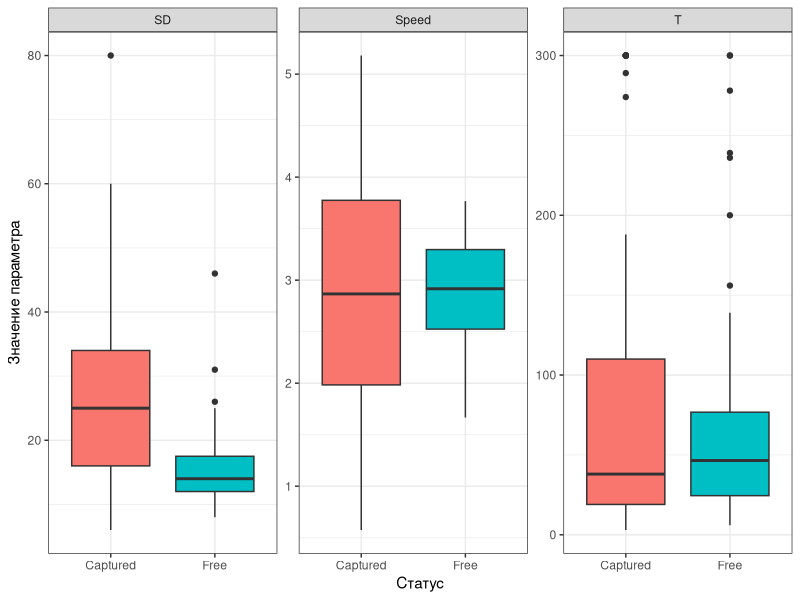
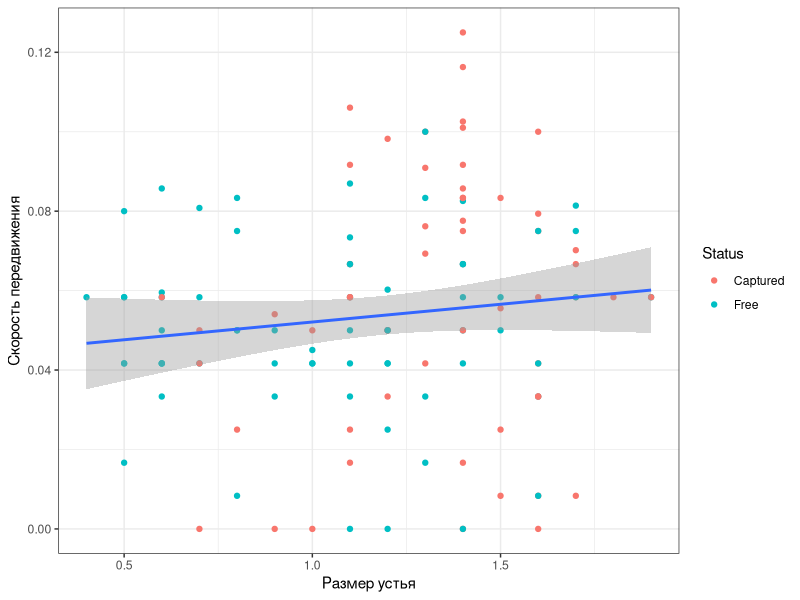
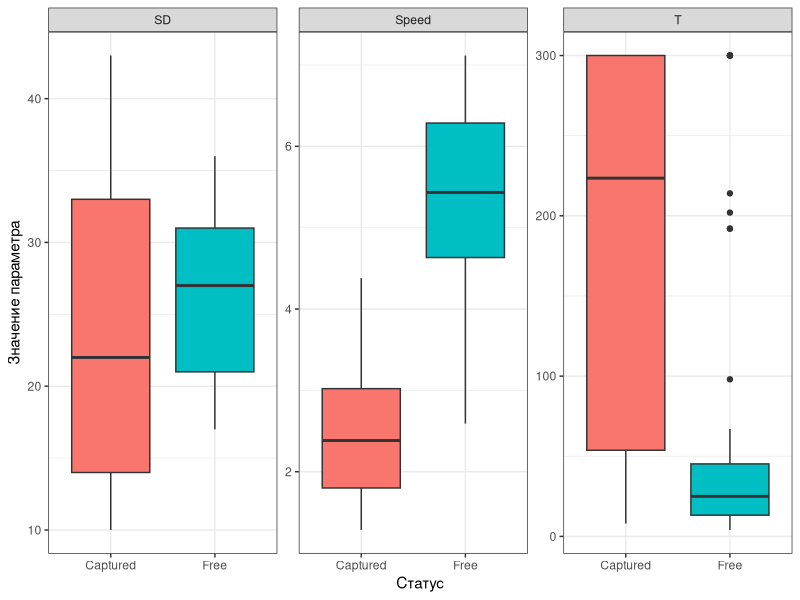
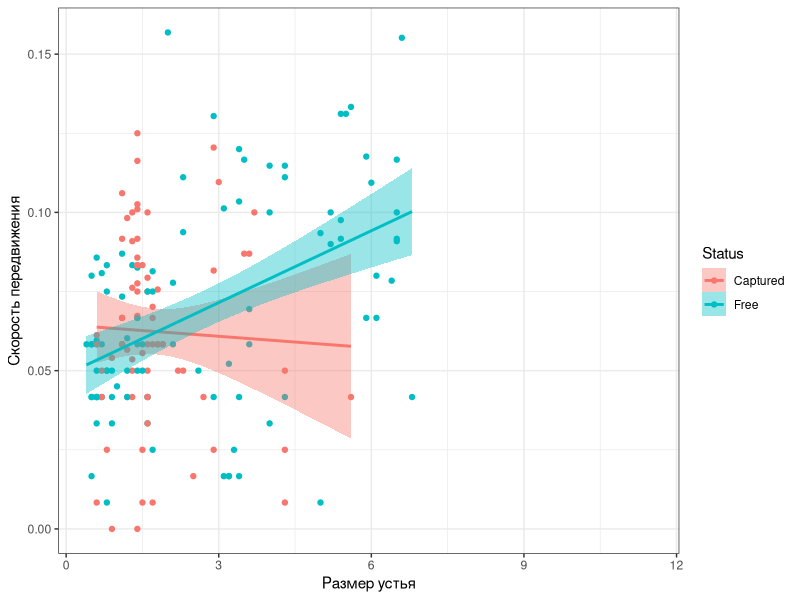

Write the R code that produced these figures, in order.
## ---- chunk 1
library(knitr)
opts_chunk$set(echo = FALSE, warning = FALSE, message = FALSE)
## ---- chunk 2
library(readxl)
library(ggplot2)
library(dplyr)
library(broom)
library(clipr)
## ---- chunk 3

snail_move2 <- read_excel("Data/snail_movement_2023_lenght.xlsx", na = "NA")
snail_move <- read_excel("Data/snail_movement_2023.xlsx", na = "NA")

Litt2 <- snail_move2 %>% filter(Species == "Littorina") 

Hydr2 <- snail_move2 %>% filter(Species == "Hydrobia")

Barbar <- snail_move %>% filter(Barbarity == "Barbar")

Litt <- snail_move %>% filter(Species == "Littorina")

Hydr <- snail_move %>% filter(Species == "Hydrobia")

## ---- chunk 4

ggplot(Hydr2, aes(y = Value, x = Status,  fill = Status)) + 
  geom_boxplot() + 
  theme_bw() + 
  facet_wrap(~Trait,scales = "free_y") +
  labs(x = "Статус", y = "Значение параметра") + 
  guides(fill = "none")

## ---- chunk 5
model_Hydr2_sp <-
Barbar %>% filter(Species == "Hydrobia") %>% 
  aov(Speed ~ Aperture_size * Status, data = .)
  
 

sp_df_h <- tidy(model_Hydr2_sp)

kable(sp_df_h, caption = "Табл. ++. Результаты дисперсионного анализа модели, описывающей связь скорости движения с размером и статусом гидробий.")
## ---- chunk 6
model_Hydr2_sd <-
Barbar %>% filter(Species == "Hydrobia") %>% 
  aov(Sd ~ Aperture_size * Status, data = .)
  
 

sd_df_h <- tidy(model_Hydr2_sd)

kable(sd_df_h, caption = "Табл. ++. Результаты дисперсионного анализа модели, описывающей связь вариабельности направления движения с размером и статусом гидробий.")

## ---- chunk 7
model_Hydr2_Tt <-
Barbar %>% filter(Species == "Hydrobia") %>% 
  aov(Turn_time ~ Aperture_size * Status, data = .)
  
 

Tt_df_h <- tidy(model_Hydr2_Tt)

kable(Tt_df_h, caption = "Табл. ++. Результаты дисперсионного анализа модели, описывающей связь времени подготовки к движению с размером и статусом гидробий.")
## ---- chunk 8
ggplot(Hydr, aes(y = Speed, x = Aperture_size)) + 
  geom_point(aes(color = Status)) +
  geom_smooth(method = 'lm') +
  theme_bw() + 
   labs(x = "Размер устья", y = "Скорость передвижения")
## ---- chunk 9

ggplot(Litt2, aes(y = Value, x = Status,  fill = Status)) + 
  geom_boxplot() + 
  theme_bw() + 
  facet_wrap(~Trait,scales = "free_y") +
  labs(x = "Статус", y = "Значение параметра") + 
  guides(fill = "none")
## ---- chunk 10

ggplot(Barbar, aes(x = Aperture_size, y = Speed, fill = Status, color = Status)) + 
  geom_point() + 
  geom_smooth(method = 'lm') + 
  theme_bw() +
  labs(x = "Размер устья", y = "Скорость передвижения")

## ---- chunk 11
model_Litt2_Speed <-
Litt %>% aov (Speed ~ Aperture_size * Status, data = .)
  
sp_df_l <- tidy(model_Litt2_Speed)

kable(sp_df_l, caption = "Табл. ++. Результаты дисперсионного анализа модели, описывающей связь скорости движения с размером и статусом литторин.")
## ---- chunk 12
model_Litt2_Sd <-
Barbar %>% filter(Species == "Littorina") %>% 
  aov(Sd ~ Aperture_size * Status, data = .)
  
sd_df_l <- tidy(model_Litt2_Sd)

kable(sd_df_l, caption = "Табл. ++. Результаты дисперсионного анализа модели, описывающей связь вариабельности движения с размером и статусом литторин.")
## ---- chunk 13
model_Litt2_Tt <-
Barbar %>% filter(Species == "Littorina") %>% 
  aov(Turn_time ~ Aperture_size * Status, data = .)
  
Tt_df_l <- tidy(model_Litt2_Tt)

kable(Tt_df_l, caption = "Табл. ++. Результаты дисперсионного анализа модели, описывающей связь времени начала движения с размером и статусом литторин.")
